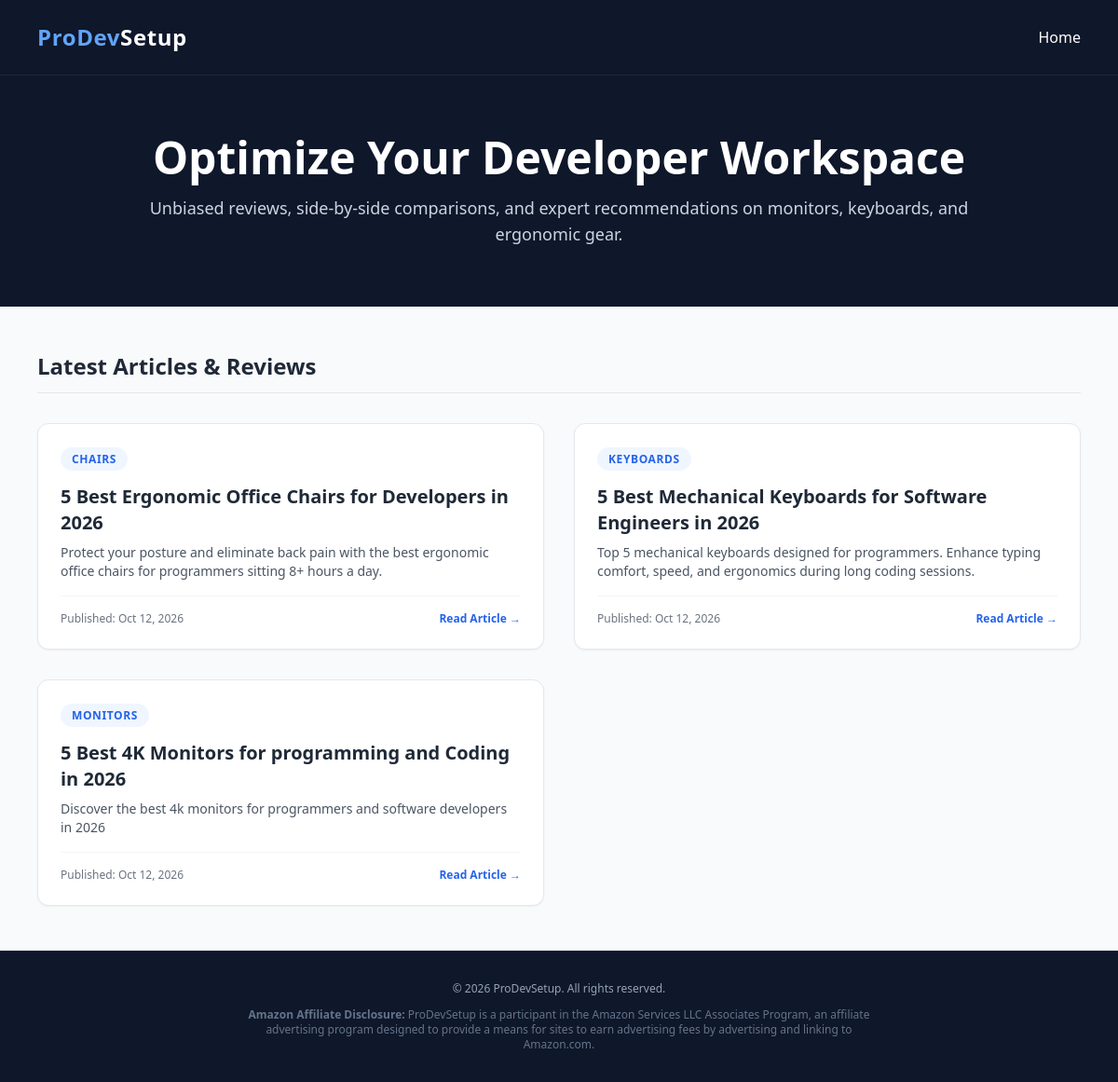
The page / on the database its author committed.
### blog/models.py (models this page shows, shortened)
class Article(models.Model):
    title = models.CharField(max_length=255)
    slug = models.SlugField(unique=True)
    category = models.ForeignKey(Category, on_delete=models.CASCADE, related_name='articles')
    content = models.TextField(help_text="Maqola matni (HTML/Markdown formatida)")
    meta_description = models.CharField(max_length=160, help_text="Google SEO uchun qisqa tavsif (max 160 belgi)")
    created_at = models.DateTimeField(auto_now_add=True)
    updated_at = models.DateTimeField(auto_now=True)

class Category(models.Model):
    name = models.CharField(max_length=100)
    slug = models.SlugField(unique=True)
    class Meta:
        verbose_name_plural = "Categories"

### blog/views.py (the view)
# urls.py: path('', home_view, name='home'),
def home_view(request):
    articles = Article.objects.all().order_by('-created_at')
    categories = Category.objects.all()
    context = {
        'articles': articles,
        'categories': categories,
    }
    return render(request, 'blog/home.html', context)

### blog/templates/blog/home.html (shortened to what this page needs)
<!DOCTYPE html>
<html lang="en">
<head>
    <script src="https://cdn.tailwindcss.com"></script>
</head>
<body class="bg-gray-50 text-gray-800 font-sans">
    <header class="bg-slate-900 text-white border-b border-slate-800">
        <div class="max-w-6xl mx-auto px-4 py-6 flex justify-between items-center">
            <a href="/" class="text-2xl font-bold text-blue-400 tracking-wide">ProDev<span class="text-white">Setup</span></a>
            <nav class="space-x-6">
                <a href="/" class="hover:text-blue-400 transition">Home</a>
            </nav>
        </div>
    </header>
    <section class="bg-slate-900 text-white py-16 px-4">
        <div class="max-w-4xl mx-auto text-center">
            <h1 class="text-4xl md:text-5xl font-extrabold mb-4">Optimize Your Developer Workspace</h1>
            <p class="text-lg text-slate-300">Unbiased reviews, side-by-side comparisons, and expert recommendations on monitors, keyboards, and ergonomic gear.</p>
        </div>
    </section>
    <main class="max-w-6xl mx-auto px-4 py-12">
        <h2 class="text-2xl font-bold mb-8 border-b pb-3">Latest Articles & Reviews</h2>
        <div class="grid grid-cols-1 md:grid-cols-2 gap-8">
            {% for article in articles %}
            <div class="bg-white rounded-xl shadow-sm border border-gray-200 p-6 flex flex-col justify-between hover:shadow-md transition">
                <div>
                    <span class="text-xs font-semibold text-blue-600 bg-blue-50 px-3 py-1 rounded-full uppercase tracking-wider">
                        {{ article.category.name }}
                    </span>
                    <h3 class="text-xl font-bold mt-4 mb-2 hover:text-blue-600">
                        <a href="{% url 'article_detail' article.slug %}">{{ article.title }}</a>
                    </h3>
                    <p class="text-gray-600 text-sm mb-4">{{ article.meta_description }}</p>
                </div>
                <div class="pt-4 border-t border-gray-100 flex justify-between items-center text-xs text-gray-500">
                    <span>Published: {{ article.created_at|date:"M d, Y" }}</span>
                    <a href="{% url 'article_detail' article.slug %}" class="text-blue-600 font-semibold hover:underline">Read Article &rarr;</a>
                </div>
            </div>
            {% empty %}
            <p class="text-gray-500">No articles published yet.</p>
            {% endfor %}
        </div>
    </main>
    <footer class="bg-slate-900 text-slate-400 py-8 border-t border-slate-800 text-xs">
        <div class="max-w-6xl mx-auto px-4 text-center space-y-3">
            <p>&copy; 2026 ProDevSetup. All rights reserved.</p>
            <p class="max-w-2xl mx-auto text-slate-500">
                <strong>Amazon Affiliate Disclosure:</strong> ProDevSetup is a participant in the Amazon Services LLC Associates Program, an affiliate advertising program designed to provide a means for sites to earn advertising fees by advertising and linking to Amazon.com.
            </p>
        </div>
    </footer>
</body>
</html>

### rows shown on the page
Article: category.name "CHAIRS", title "5 Best Ergonomic Office Chairs for Developers in 2026", meta_description "Protect your posture and eliminate back pain with the best ergonomic office chairs for programmers sitting 8+ hours a day.", created_at "Oct 12, 2026"
Article: category.name "KEYBOARDS", title "5 Best Mechanical Keyboards for Software Engineers in 2026", meta_description "Top 5 mechanical keyboards designed for programmers. Enhance typing comfort, speed, and ergonomics during long coding sessions.", created_at "Oct 12, 2026"
Article: category.name "MONITORS", title "5 Best 4K Monitors for programming and Coding in 2026", meta_description "Discover the best 4k monitors for programmers and software developers in 2026", created_at "Oct 12, 2026"
